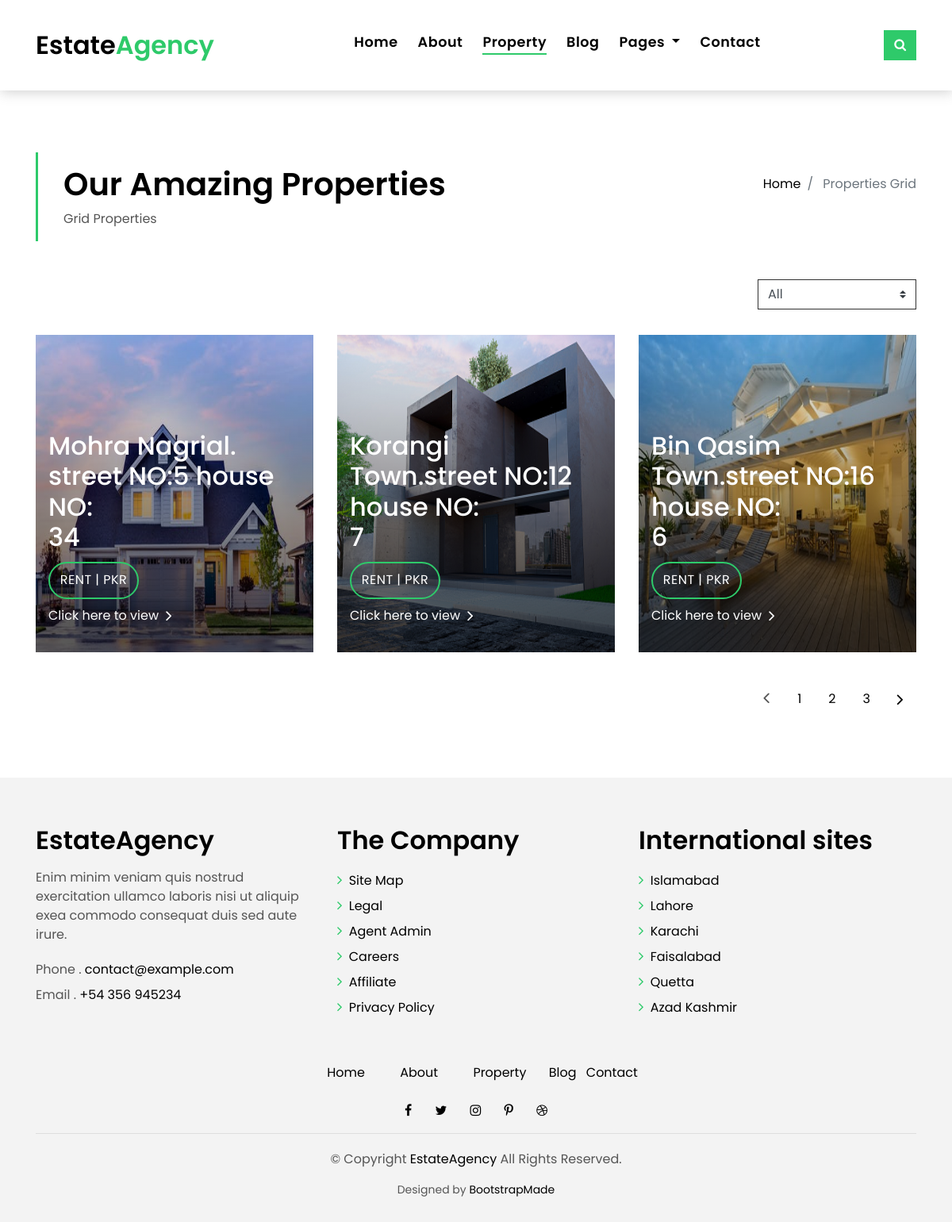
/house/, run on the app's committed database.
### house/models.py (models this page shows, shortened)
class House_property(models.Model):
    state_choice = (
        ('PU', 'punjab'),
        ('KPK', 'khyber pukhtankhwa'),
        ('BL', 'blochistan'),
        ('FD', 'fedral Territory'),
        ('SN', 'sindh'),
        ('KS', 'kashmir'),
    )
    Property_type_choice = (
        ('house', 'house'),
        ('shop', 'shop'),
    )
    Status_choice = (
        ('sale', 'sale'),
        ('Rent', 'Rent'),
    )
    Amenities_choice = (
        ('Balcony', 'Balcony'),
        ('Deck', 'Deck'),
        ('Parking', 'Parking'),
        ('Outdoor Kitchen', 'Outdoor Kitchen'),
        ('Tennis Courts', 'Tennis Courts'),
        ('Sun Room', 'Sun Room'),
        ('Cable Tv', 'Cable Tv'),
        ('Internet', 'Internet'),
        ('Garden', 'Garden'),
        ('Concrete Flooring', 'Concrete Flooring')
    )
    address = models.CharField(max_length=1000)
    house_no = models.CharField(max_length=400)
    Property_ID = models.IntegerField()
    Property_Type = models.CharField(choices=Property_type_choice, max_length=300)
    Amenities = MultiSelectField(choices=Amenities_choice)
    image = models.ImageField(upload_to='photos')
    image1 = models.ImageField(upload_to='photos', blank=True)
    image2 = models.ImageField(upload_to='photos', blank=True)
    image3 = models.ImageField(upload_to='photos', blank=True)
    image4 = models.ImageField(upload_to='photos', blank=True)
    image5 = models.ImageField(upload_to='photos', blank=True)
    state = models.CharField(choices=state_choice, max_length=300)
    Ubication = models.URLField(max_length=5000, default=1)
    video = models.URLField(max_length=50000, default=1)
    city = models.CharField(max_length=200)
    condition = models.CharField(max_length=100)
    Description = RichTextField()
    price = models.CharField(max_length=500)
    Status = models.CharField(choices=Status_choice, max_length=5000)
    Area = models.CharField(max_length=500)
    BedsRoom = models.IntegerField()
    Bath = models.IntegerField()
    Garages = models.IntegerField()
    no_of_owners = models.CharField(max_length=100)
    date = models.DateTimeField(default=datetime.now, null=True, blank=True)
    agent = models.ForeignKey(Agent, on_delete=models.SET_NULL, null=True)

### house/views.py (the view)
# urls.py: path('house/', include('house.urls')),
def house(request):
    all_house = House_property.objects.all()
    search_city = House_property.objects.values_list('city', flat=True).distinct()
    search_Bedrooms = House_property.objects.values_list('BedsRoom', flat=True).distinct()
    search_Garages = House_property.objects.values_list('Garages', flat=True).distinct()
    search_Bathrooms = House_property.objects.values_list('Bath', flat=True).distinct()
    search_price = House_property.objects.values_list('price', flat=True).distinct()
    search_Status = House_property.objects.values_list('Status', flat=True).distinct()
    page = request.GET.get('page', 1)
    paginator = Paginator(all_house, 3)
    try:
        users = paginator.page(page)
    except PageNotAnInteger:
        users = paginator.page(1)
    except EmptyPage:
        users = paginator.page(paginator.num_pages)
    data = {
        'all_house': users,
        'search_city': search_city,
        'search_Bedrooms': search_Bedrooms,
        'search_price': search_price,
        'search_Bathrooms': search_Bathrooms,
        'search_Garages': search_Garages,
        'search_Status': search_Status,
    }
    return render(request, 'pages/house_property.html', data)

### templates/pages/house_property.html (shortened to what this page needs)
{% extends 'base.html' %}
{% block content %}
{% load static %}
  <section class="intro-single">
    <div class="container">
      <div class="row">
        <div class="col-md-12 col-lg-8">
          <div class="title-single-box">
            <h1 class="title-single">Our Amazing Properties</h1>
            <span class="color-text-a">Grid Properties</span>
          </div>
        </div>
        <div class="col-md-12 col-lg-4">
          <nav aria-label="breadcrumb" class="breadcrumb-box d-flex justify-content-lg-end">
            <ol class="breadcrumb">
              <li class="breadcrumb-item">
                <a href="{% url 'home' %}">Home</a>
              </li>
              <li class="breadcrumb-item active" aria-current="page">
                Properties Grid
              </li>
            </ol>
          </nav>
        </div>
      </div>
    </div>
  </section>
  <section class="property-grid grid">
    <div class="container">
      <div class="row">
        <div class="col-sm-12">
          <div class="grid-option">
            <form>
              <select class="custom-select">
                <option selected>All</option>
              </select>
            </form>
          </div>
        </div>
        {% for House_property in all_house %}
        <div class="col-md-4">
          <div class="card-box-a card-shadow">
            <div class="img-box-a">
              <img src="{{House_property.image.url}}" alt="" class="img-a img-fluid" style="max-height:400px; min-height:400px;">
            </div>
            <div class="card-overlay">
              <div class="card-overlay-a-content">
                <div class="card-header-a">
                  <h2 class="card-title-a">
                    <a href="#">{{House_property.address}}
                      <br />{{House_property.house_no}}</a>
                  </h2>
                </div>
                <div class="card-body-a">
                  <div class="price-box d-flex">
                    <span class="price-a">rent | PKR {{House_property.Rent}}</span>
                  </div>
                  <a href="{% url 'details_prop' House_property.id %}" class="link-a">Click here to view
                    <span class="ion-ios-arrow-forward"></span>
                  </a>
                </div>
              </div>
            </div>
          </div>
        </div>
        {% endfor %}
      </div>
      <div class="row">
        <div class="col-sm-12">
          {% if all_house.has_other_pages %}
              <nav class="pagination-a">
                <ul class="pagination justify-content-end">
                  {% if all_house.has_previous %}
                      <li class="page-item">
                        <a class="page-link" href="?page={{all_house.previous_page_number}}" tabindex="-1">
                          <span class="ion-ios-arrow-back"></span>
                        </a>
                      </li>
                  {% else %}
                      <li class="page-item disabled">
                        <a class="page-link" href="#" tabindex="-1">
                          <span class="ion-ios-arrow-back"></span>
                        </a>
                      </li>
                  {% endif %}
                  {% for i in all_house.paginator.page_range %}
                      {% if all_house.number == i %}
                          <li class="page-item">
                            <a class="page-link active" href="#">{{i}}</a>
                          </li>
                      {% else %}
                          <li class="page-item">
                            <a class="page-link" href="?page={{i}}">{{i}}</a>
                          </li>
                      {% endif %}
                  {% endfor %}
                  {% if all_house.has_next %}
                      <li class="page-item">
                        <a class="page-link" href="?page={{all_house.next_page_number}}">
                          <span class="ion-ios-arrow-forward"></span>
                        </a>
                      </li>
                  {% else %}
                      <li class="page-item disabled">
                        <a class="page-link" href="#">
                          <span class="ion-ios-arrow-forward"></span>
                        </a>
                      </li>
                  {% endif %}
                </ul>
              </nav>
          {% endif %}
        </div>
      </div>
    </div>
  </section>
{% endblock %}

### data on the page
House_property: image (picture), address "Mohra Nagrial. street NO:5 house NO:", house_no "34"
House_property: image (picture), address "Korangi Town.street NO:12 house NO:", house_no "7"
House_property: image (picture), address "Bin Qasim Town.street NO:16 house NO:", house_no "6"

### other printed values
{{ i }} "1"
{{ i }} "2" "3"
